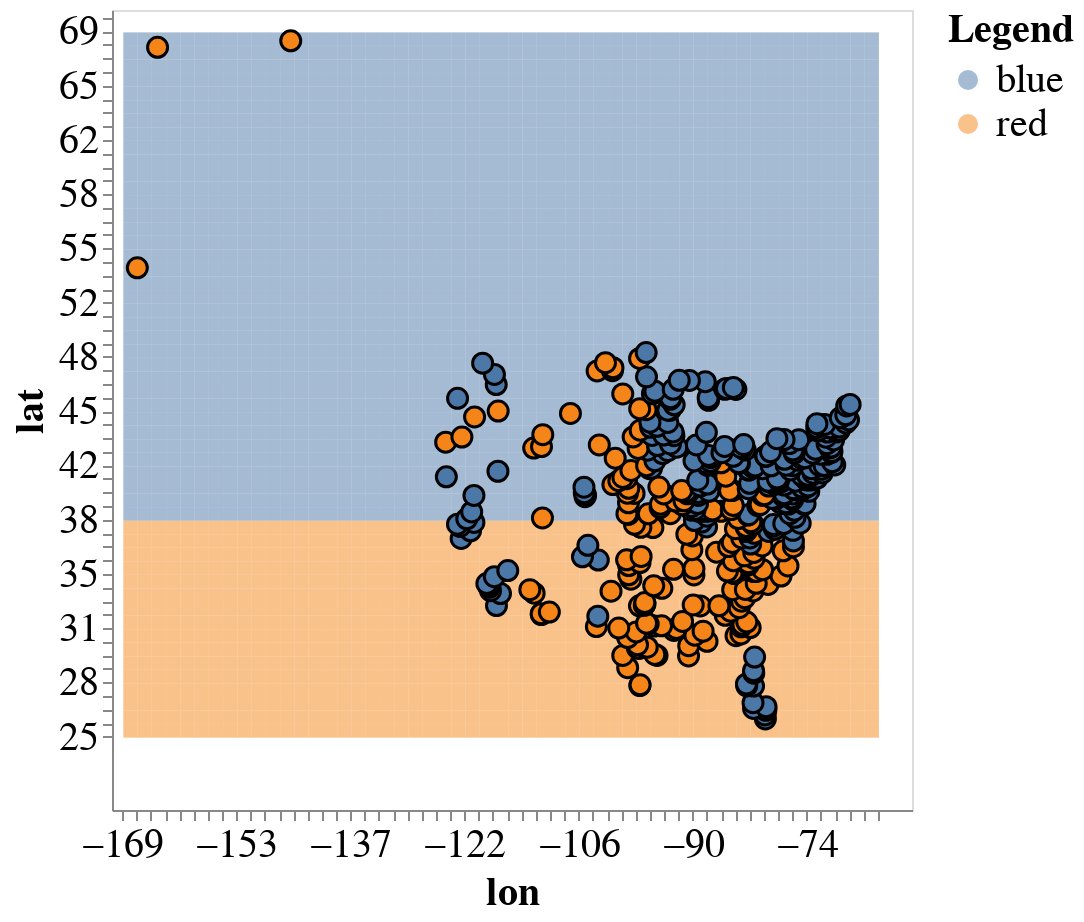
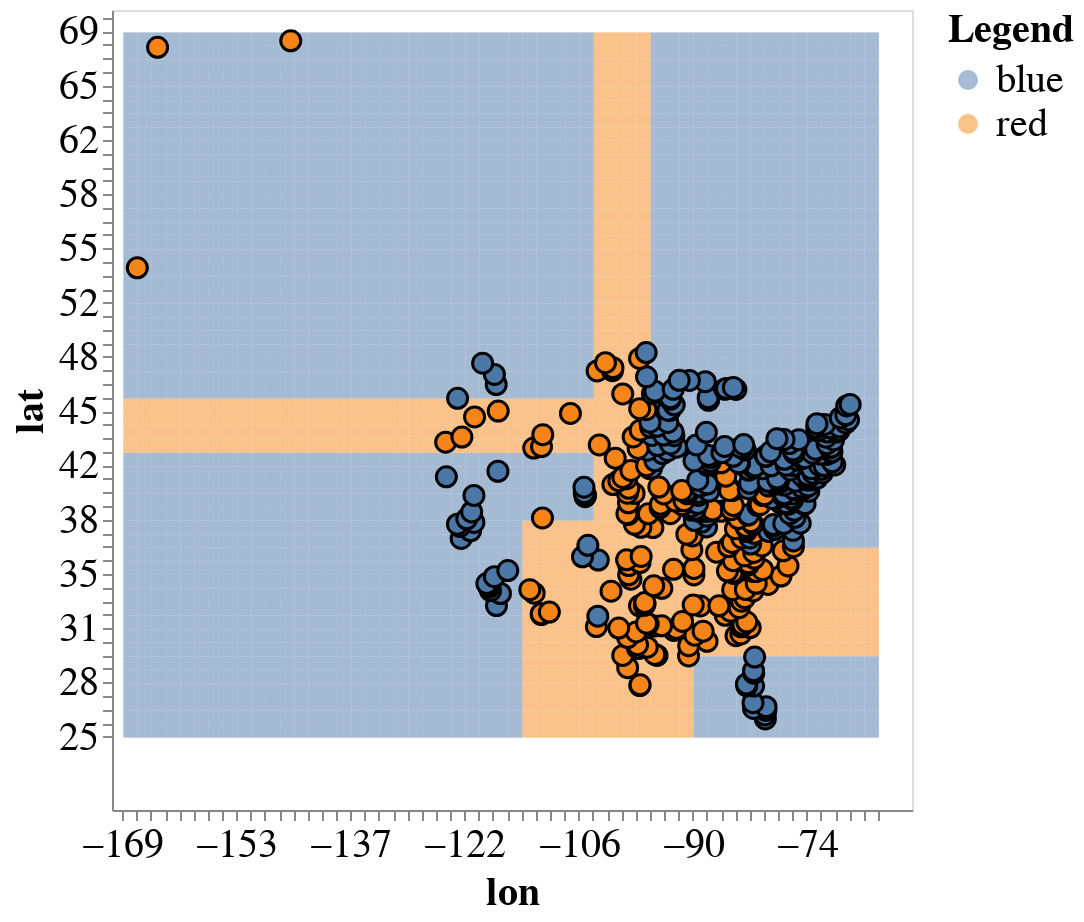
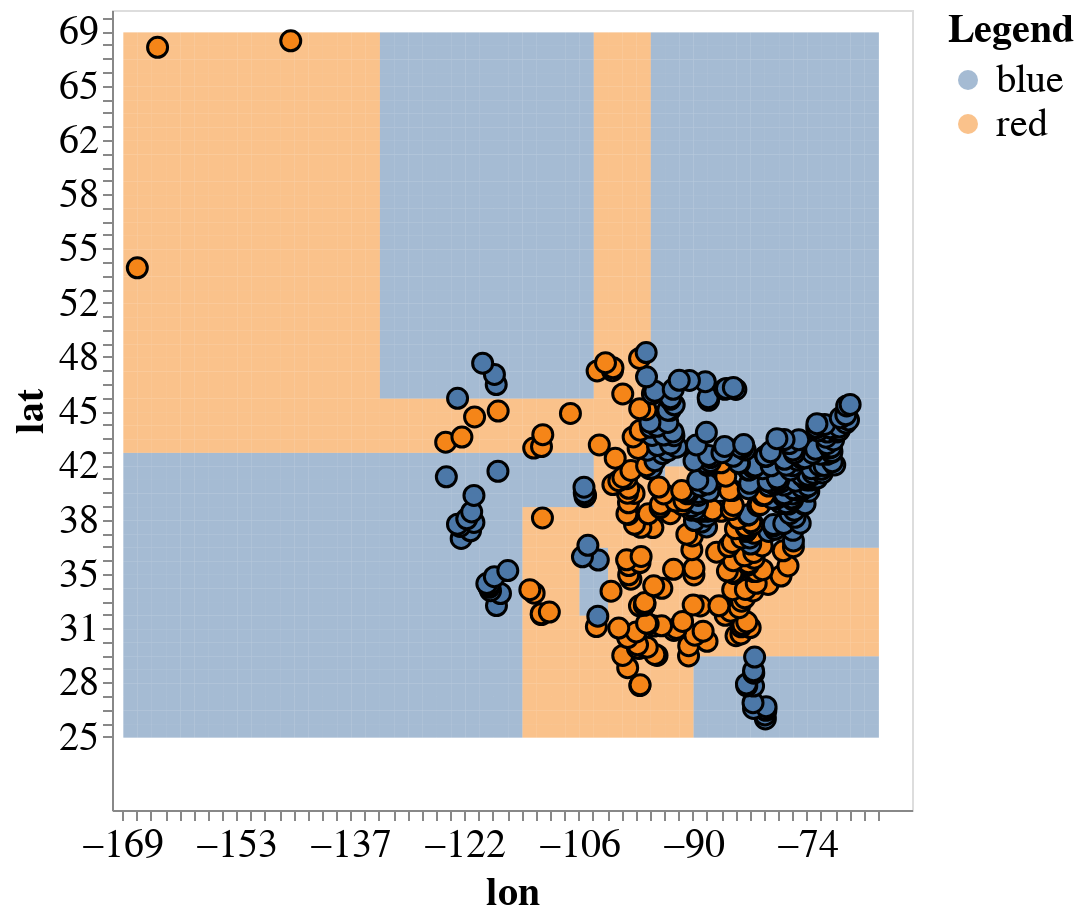

Notebook code for these charts, in order:
### Markdown cell above
### Solution

### Code cell
# 1
print(f"There are {df.shape[1]-1} features and 1 target.")
# 2
print(f"There are {df.shape[0]} observations.")
# 3/4/5
X = df.drop(columns='vote')
y = df[['vote']]
for max_depth in [1, 5, 10]:
    model = DecisionTreeClassifier(max_depth=max_depth).fit(X, y)
    print(f"For max_depth={max_depth}, accuracy={model.score(X, y):.2f}.")
    display(plot_model(X, y, model))
# 6
# Most of the computational effort takes places in the .fit() stage, when we create the model.

### Figure 1 — Vega-Lite specification as saved in the notebook (floating-point values rounded to 4 significant figures; data arrays with more than 128 entries replaced by an {"elided": "..."} marker saying what was removed)
{"config": {"view": {"continuousWidth": 400, "continuousHeight": 300}, "axis": {"labelFontSize": 20, "titleFontSize": 20}, "legend": {"labelFontSize": 20, "titleFontSize": 20}}, "layer": [{"data": {"name": "data-ab0ef06cf818e92f3de91c56f5edad2c"}, "mark": {"type": "rect", "opacity": 0.5}, "encoding": {"color": {"type": "nominal", "field": "predictions", "title": "Legend"}, "x": {"type": "quantitative", "bin": {"step": 1.96}, "field": "x1"}, "y": {"type": "quantitative", "bin": {"step": 0.8477}, "field": "x2"}}, "height": 400, "width": 400}, {"data": {"name": "data-f96ead86e7413cebe6dadbd88c38f286"}, "mark": {"type": "circle", "opacity": 1, "size": 100, "stroke": "black", "strokeWidth": 1.5}, "encoding": {"color": {"type": "nominal", "field": "vote"}, "x": {"type": "quantitative", "axis": {"labels": true, "ticks": true, "title": "lon"}, "field": "lon"}, "y": {"type": "quantitative", "axis": {"labels": true, "ticks": true, "title": "lat"}, "field": "lat"}}}], "$schema": "https://vega.github.io/schema/vega-lite/v4.0.0.json", "datasets": {"data-ab0ef06cf818e92f3de91c56f5edad2c": {"elided": "2756 records"}, "data-f96ead86e7413cebe6dadbd88c38f286": {"elided": "400 records"}}}

### Figure 2 — Vega-Lite specification as saved in the notebook (floating-point values rounded to 4 significant figures; data arrays with more than 128 entries replaced by an {"elided": "..."} marker saying what was removed)
{"config": {"view": {"continuousWidth": 400, "continuousHeight": 300}, "axis": {"labelFontSize": 20, "titleFontSize": 20}, "legend": {"labelFontSize": 20, "titleFontSize": 20}}, "layer": [{"data": {"name": "data-061f7f03468fc2a0f7f361eaac65bc08"}, "mark": {"type": "rect", "opacity": 0.5}, "encoding": {"color": {"type": "nominal", "field": "predictions", "title": "Legend"}, "x": {"type": "quantitative", "bin": {"step": 1.96}, "field": "x1"}, "y": {"type": "quantitative", "bin": {"step": 0.8477}, "field": "x2"}}, "height": 400, "width": 400}, {"data": {"name": "data-f96ead86e7413cebe6dadbd88c38f286"}, "mark": {"type": "circle", "opacity": 1, "size": 100, "stroke": "black", "strokeWidth": 1.5}, "encoding": {"color": {"type": "nominal", "field": "vote"}, "x": {"type": "quantitative", "axis": {"labels": true, "ticks": true, "title": "lon"}, "field": "lon"}, "y": {"type": "quantitative", "axis": {"labels": true, "ticks": true, "title": "lat"}, "field": "lat"}}}], "$schema": "https://vega.github.io/schema/vega-lite/v4.0.0.json", "datasets": {"data-061f7f03468fc2a0f7f361eaac65bc08": {"elided": "2756 records"}, "data-f96ead86e7413cebe6dadbd88c38f286": {"elided": "400 records"}}}

### Figure 3 — Vega-Lite specification as saved in the notebook (floating-point values rounded to 4 significant figures; data arrays with more than 128 entries replaced by an {"elided": "..."} marker saying what was removed)
{"config": {"view": {"continuousWidth": 400, "continuousHeight": 300}, "axis": {"labelFontSize": 20, "titleFontSize": 20}, "legend": {"labelFontSize": 20, "titleFontSize": 20}}, "layer": [{"data": {"name": "data-141280d99135a1110119d94f1a3f64bd"}, "mark": {"type": "rect", "opacity": 0.5}, "encoding": {"color": {"type": "nominal", "field": "predictions", "title": "Legend"}, "x": {"type": "quantitative", "bin": {"step": 1.96}, "field": "x1"}, "y": {"type": "quantitative", "bin": {"step": 0.8477}, "field": "x2"}}, "height": 400, "width": 400}, {"data": {"name": "data-f96ead86e7413cebe6dadbd88c38f286"}, "mark": {"type": "circle", "opacity": 1, "size": 100, "stroke": "black", "strokeWidth": 1.5}, "encoding": {"color": {"type": "nominal", "field": "vote"}, "x": {"type": "quantitative", "axis": {"labels": true, "ticks": true, "title": "lon"}, "field": "lon"}, "y": {"type": "quantitative", "axis": {"labels": true, "ticks": true, "title": "lat"}, "field": "lat"}}}], "$schema": "https://vega.github.io/schema/vega-lite/v4.0.0.json", "datasets": {"data-141280d99135a1110119d94f1a3f64bd": {"elided": "2756 records"}, "data-f96ead86e7413cebe6dadbd88c38f286": {"elided": "400 records"}}}
